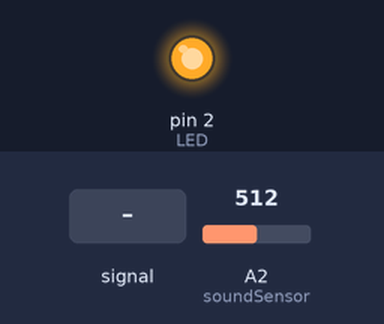
This sketch was run on a simulated Arduino Uno, built with avr-gcc and run on an emulated ATmega328P. Parts: output pins drawn as LEDs (lit = HIGH). Inputs (shaded band) come from the test bench; at power-on: A2 (soundSensor) = 512.

Above: at 1.2 s.
1.3 s: A2 (soundSensor) fed a 200 Hz sine of ±460 counts around its level
At 2.2 s:
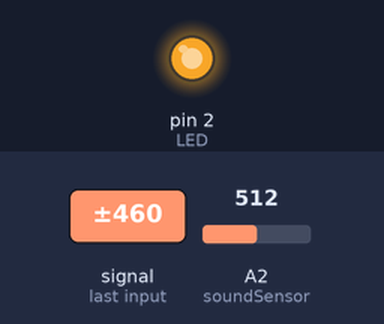
2.8 s: A2 (soundSensor) set to 716
At 4.1 s:
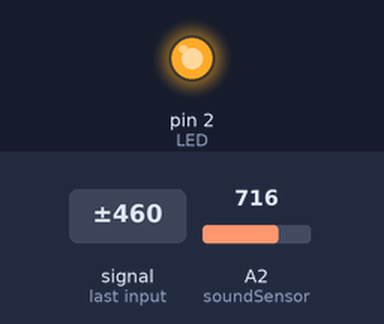
Timing chart, 0 to 5.8 s (numbered marks = the images above; inputs shaded):
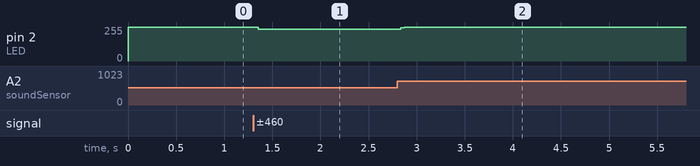

Measured:
- after the input at 1.3 s, pin 2 (LED): 255/255 → 240/255 after 0.05 s
- after the input at 2.8 s, pin 2 (LED): 240/255 → 255/255 at once

The sketch:

sound_sensor.ino
```cpp
int soundSensor = A2;
int LED = 2;

void setup() {
  // put your setup code here, to run once:
  pinMode(soundSensor, INPUT);
  pinMode(LED, OUTPUT);
}

void loop() {
  // put your main code here, to run repeatedly:
  int statusSensor = analogRead(soundSensor);

  if (statusSensor > 60)
  {
     analogWrite(LED, statusSensor*2.7);
//     delay(2);
  }

  else
  {
    digitalWrite(LED, LOW);
  }

}
```
